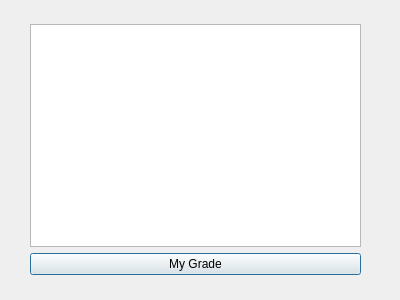
<?xml version="1.0" encoding="UTF-8"?>
<ui version="4.0">
 <class>Course2</class>
 <widget class="QDialog" name="Course2">
  <property name="geometry">
   <rect>
    <x>0</x>
    <y>0</y>
    <width>400</width>
    <height>300</height>
   </rect>
  </property>
  <property name="windowTitle">
   <string>Dialog</string>
  </property>
  <widget class="QWidget" name="">
   <property name="geometry">
    <rect>
     <x>30</x>
     <y>24</y>
     <width>331</width>
     <height>251</height>
    </rect>
   </property>
   <layout class="QVBoxLayout" name="verticalLayout">
    <item>
     <widget class="QTextBrowser" name="textBrowser_course2"/>
    </item>
    <item>
     <widget class="QPushButton" name="pushButton_course2">
      <property name="text">
       <string>My Grade</string>
      </property>
     </widget>
    </item>
   </layout>
  </widget>
 </widget>
 <resources/>
 <connections/>
</ui>
